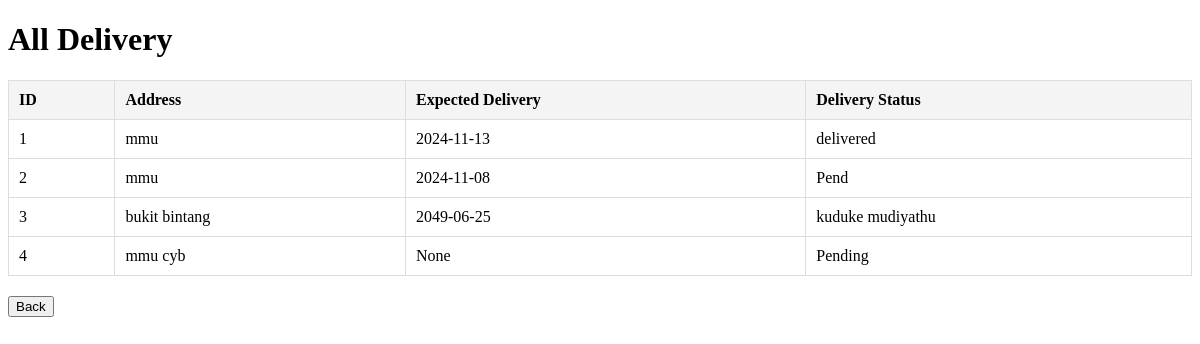
Page /viewdelivery on the committed database.
### main.py (models this page shows)
class Delivery(db.Model):
    id = db.Column(db.Integer, primary_key=True)
    delivery_status = db.Column(db.String(50), default="Pending")
    expected_delivery_date = db.Column(db.String(50), nullable=False)
    address = db.Column(db.String(255), nullable=False)

### main.py (the view)
@tandtweb.route('/viewdelivery', methods=['GET'])
def view_delivery():
    delivery_list = Delivery.query.all()
    return render_template('viewdelivery.html', delivery_list=delivery_list)

### templates/viewdelivery.html (shortened to what this page needs)
<!DOCTYPE html>
<html lang="en">
<head>
</head>
<body>
    <h1>All Delivery</h1>
    <table>
        <thead>
            <tr>
                <th>ID</th>
                <th>Address</th>
                <th>Expected Delivery</th>
                <th>Delivery Status</th>
            </tr>
        </thead>
        <tbody>
            {% for Delivery in delivery_list %}
                <tr>
                    <td>{{ Delivery.id }}</td>
                    <td>{{ Delivery.address }}</td>
                    <td>{{ Delivery.expected_delivery_date }}</td>
                    <td>{{ Delivery.delivery_status }}</td>
                </tr>
            {% endfor %}
        </tbody>
    </table>
    <button type="button" onclick="window.location.href='/adminhome'">Back</button>
</body>
</html>

### templates/viewdelivery.html (style rules this page uses)
table { width: 100%; border-collapse: collapse; margin: 20px 0; }
table, th, td { border: 1px solid #ddd; }
th, td { padding: 10px; text-align: left; }
th { background-color: #f4f4f4; }

### rows in the picture
Delivery: id "1", address "mmu", expected_delivery_date "2024-11-13", delivery_status "delivered"
Delivery: id "2", address "mmu", expected_delivery_date "2024-11-08", delivery_status "Pend"
Delivery: id "3", address "bukit bintang", expected_delivery_date "2049-06-25", delivery_status "kuduke mudiyathu"
Delivery: id "4", address "mmu cyb", expected_delivery_date "None", delivery_status "Pending"
